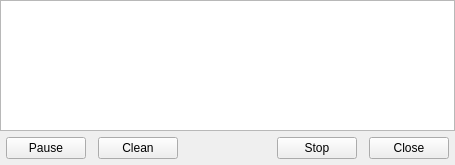
<?xml version="1.0" encoding="UTF-8"?>
<ui version="4.0">
 <class>JobsDock</class>
 <widget class="QDockWidget" name="JobsDock">
  <property name="geometry">
   <rect>
    <x>0</x>
    <y>0</y>
    <width>455</width>
    <height>165</height>
   </rect>
  </property>
  <property name="windowIcon">
   <iconset theme="run-build">
    <normaloff>:/icons/oxygen/32x32/actions/run-build.png</normaloff>:/icons/oxygen/32x32/actions/run-build.png</iconset>
  </property>
  <property name="features">
   <set>QDockWidget::NoDockWidgetFeatures</set>
  </property>
  <property name="windowTitle">
   <string>List of Exported Files</string>
  </property>
  <widget class="QWidget" name="dockWidgetContents">
   <layout class="QVBoxLayout" name="verticalLayout_2">
    <property name="spacing">
     <number>0</number>
    </property>
    <property name="leftMargin">
     <number>0</number>
    </property>
    <property name="topMargin">
     <number>0</number>
    </property>
    <property name="rightMargin">
     <number>0</number>
    </property>
    <property name="bottomMargin">
     <number>0</number>
    </property>
    <item>
     <widget class="QScrollArea" name="scrollArea">
      <property name="frameShape">
       <enum>QFrame::NoFrame</enum>
      </property>
      <property name="widgetResizable">
       <bool>true</bool>
      </property>
      <widget class="QWidget" name="scrollAreaWidgetContents">
       <property name="geometry">
        <rect>
         <x>0</x>
         <y>0</y>
         <width>455</width>
         <height>109</height>
        </rect>
       </property>
       <layout class="QVBoxLayout" name="verticalLayout">
        <property name="leftMargin">
         <number>0</number>
        </property>
        <property name="topMargin">
         <number>0</number>
        </property>
        <property name="rightMargin">
         <number>0</number>
        </property>
        <property name="bottomMargin">
         <number>0</number>
        </property>
        <item>
         <widget class="QTreeView" name="treeView">
          <property name="contextMenuPolicy">
           <enum>Qt::CustomContextMenu</enum>
          </property>
          <property name="editTriggers">
           <set>QAbstractItemView::NoEditTriggers</set>
          </property>
          <property name="alternatingRowColors">
           <bool>false</bool>
          </property>
          <property name="textElideMode">
           <enum>Qt::ElideMiddle</enum>
          </property>
          <property name="rootIsDecorated">
           <bool>false</bool>
          </property>
          <property name="uniformRowHeights">
           <bool>true</bool>
          </property>
          <attribute name="headerVisible">
           <bool>false</bool>
          </attribute>
         </widget>
        </item>
       </layout>
      </widget>
     </widget>
    </item>
    <item>
     <layout class="QHBoxLayout" name="horizontalLayout">
      <property name="spacing">
       <number>12</number>
      </property>
      <property name="leftMargin">
       <number>6</number>
      </property>
      <property name="topMargin">
       <number>6</number>
      </property>
      <property name="rightMargin">
       <number>6</number>
      </property>
      <property name="bottomMargin">
       <number>6</number>
      </property>
      <item>
       <widget class="QPushButton" name="pauseButton">
        <property name="enabled">
         <bool>true</bool>
        </property>
        <property name="toolTip">
         <string>Stop automatically processing the next pending job in
the list. This does not stop a currently running job. Right-
-click a job to open a menu to stop a currently running job.</string>
        </property>
        <property name="text">
         <string>Pause</string>
        </property>
        <property name="checkable">
         <bool>true</bool>
        </property>
       </widget>
      </item>
      <item>
       <widget class="QPushButton" name="cleanButton">
        <property name="toolTip">
         <string>Remove all of the completed and failed jobs from the list</string>
        </property>
        <property name="text">
         <string>Clean</string>
        </property>
       </widget>
      </item>
      <item>
       <spacer name="horizontalSpacer">
        <property name="orientation">
         <enum>Qt::Horizontal</enum>
        </property>
        <property name="sizeHint" stdset="0">
         <size>
          <width>40</width>
          <height>20</height>
         </size>
        </property>
       </spacer>
      </item>
      <item>
       <widget class="QPushButton" name="stopButton">
        <property name="text">
         <string>Stop</string>
        </property>
        <property name="flat">
         <bool>false</bool>
        </property>
       </widget>
      </item>
      <item>
       <widget class="QPushButton" name="closeButton">
        <property name="text">
         <string>Close</string>
        </property>
       </widget>
      </item>
     </layout>
    </item>
   </layout>
  </widget>
  <action name="actionStopJob">
   <property name="text">
    <string>Stop This Job</string>
   </property>
   <property name="toolTip">
    <string>Stop the currently selected job</string>
   </property>
  </action>
  <action name="actionViewLog">
   <property name="text">
    <string>View Log</string>
   </property>
   <property name="toolTip">
    <string>View the messages of MLT and FFmpeg </string>
   </property>
  </action>
  <action name="actionRun">
   <property name="text">
    <string>Run</string>
   </property>
   <property name="toolTip">
    <string>Restart a stopped job</string>
   </property>
  </action>
  <action name="actionRemove">
   <property name="text">
    <string>Remove</string>
   </property>
  </action>
 </widget>
 <resources/>
 <connections/>
</ui>
